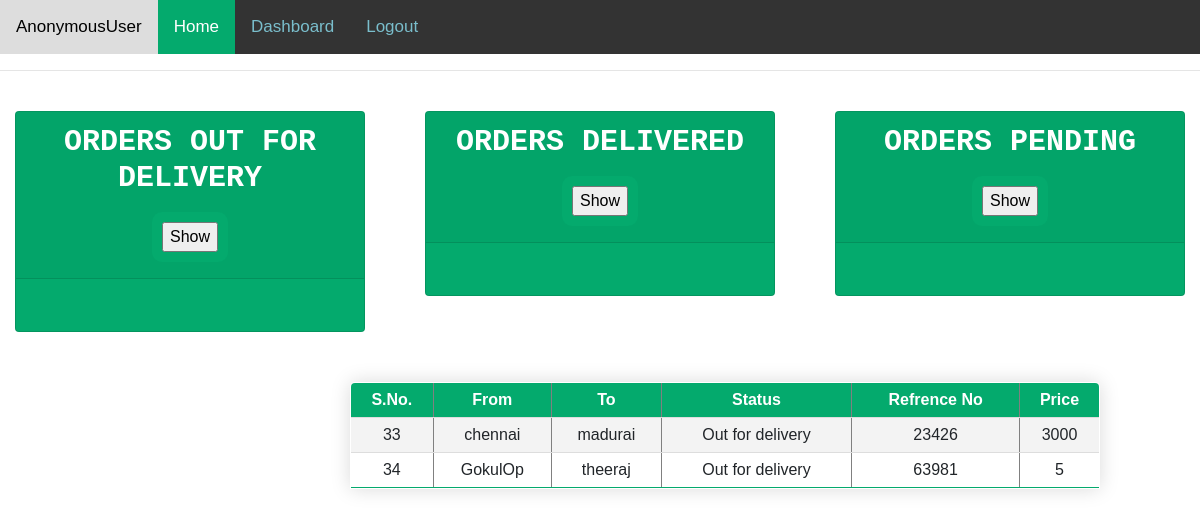
Page /home/ on the earlier database version.
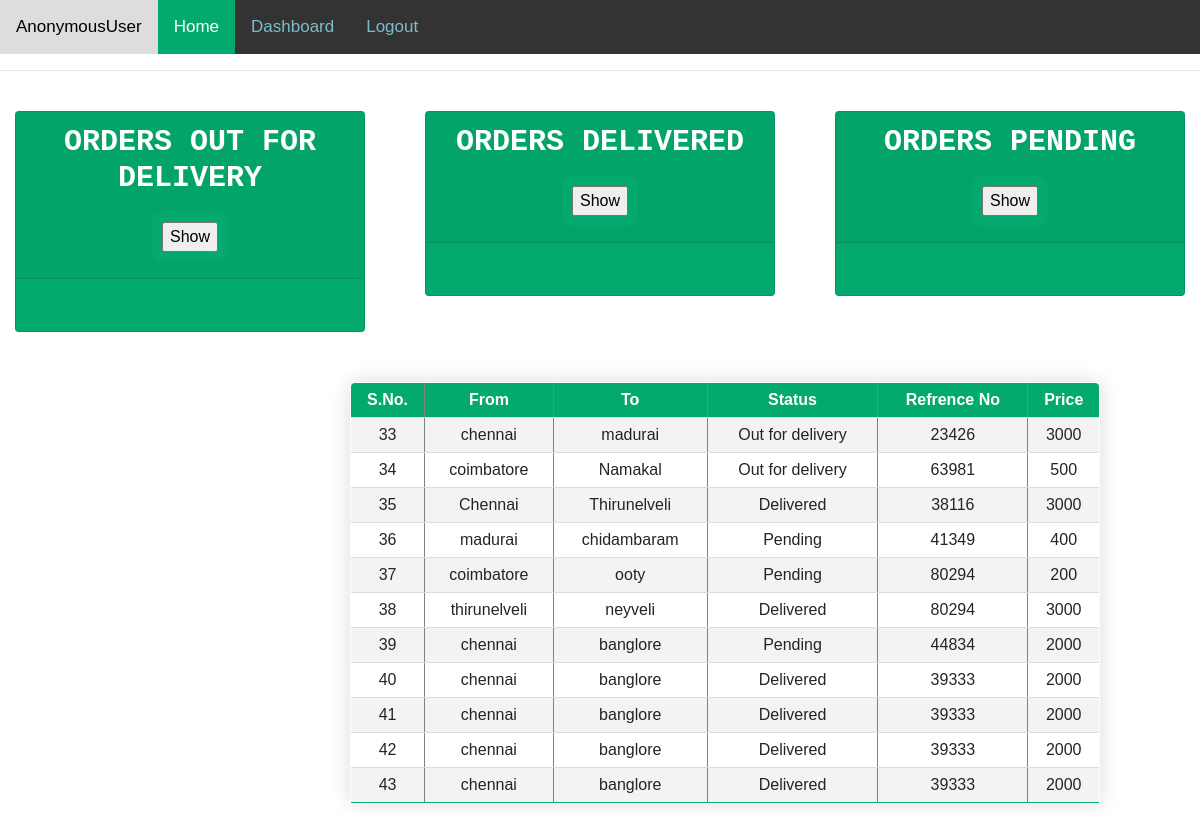
Same page on the later database version.
### base/models.py (models this page shows)
class crudst(models.Model):
    STATUS = (
			('Pending', 'Pending'),
			('Out for delivery', 'Out for delivery'),
			('Delivered', 'Delivered'),
			)
    fromdes = models.CharField(max_length = 100)
    todes = models.CharField(max_length = 100)
    status = models.CharField(max_length= 100,null=True, choices=STATUS)# Create your models here.
    sno = models.IntegerField()
    price = models.IntegerField(null=True)

### base/views.py (the view)
# urls.py: path('home/',homee),
def homee(request):
    results=crudst.objects.all()
    return render(request,"home.html",{"crudst":results})

### templates/home.html (shortened to what this page needs)
{% load static %}
<!DOCTYPE html>
<html lang="en">
<head>
    <link rel="stylesheet" href="https://stackpath.bootstrapcdn.com/bootstrap/4.3.1/css/bootstrap.min.css">
    <link rel="stylesheet" href="{% static 'nav.css' %}" >
    <link rel="stylesheet" href="{% static 'button.css' %}" >
</head>
<body>
    <div class="topnav">
        <a href="/home">{{user}}</a>
        <a class="active" href="/home">Home</a>
        <a href="{% url 'stinsert' %}">Dashboard</a>
        <a href="/">Logout</a>
      </div>
        <hr>
        <br>
    <div class="row">
        <div class="col">
            <div class="col-md">
                <div class="card text-center text-white  mb-3" style="background-color:#04AA6D;">
                    <div class="card-header">
                        <h5 class="card-title" style="color: white ; font-weight: bolder; font-family:'Courier New', Courier, monospace  ; font-size: 30px;">ORDERS OUT FOR DELIVERY</h5>
                        <form action="{% url 'totalorder' %}" class="button button4">
                            <input type="submit" value="Show" />
                        </form>
                    </div>
                    <div class="card-body">
                    </div>
                </div>
            </div>
        </div>
        <div class="col">
            <div class="col-md">
                <div class="card text-center text-white  mb-3" style="background-color:#04AA6D">
                    <div class="card-header">
                        <h5 class="card-title" style="color: WHITE ; font-weight: bolder;font-family:'Courier New', Courier, monospace  ; font-size: 30px;" >ORDERS DELIVERED</h5>
                        <form action="{% url 'orderdelivered' %}" class="button button4">
                            <input type="submit" value="Show" />
                        </form>
                    </div>
                    <div class="card-body">
                    </div>
                </div>
            </div>
        </div>
        <div class="col">
            <div class="col-md">
                <div class="card text-center text-white  mb-3" style="background-color:#04AA6D">
                    <div class="card-header">
                        <h5 class="card-title" style="color: white ; font-weight: bolder; font-family:'Courier New', Courier, monospace  ; font-size: 30px;">ORDERS PENDING</h5>
                        <form action="{% url 'pending' %}" class="button button4">
                            <input type="submit" value="Show" />
                        </form>
                    </div>
                    <div class="card-body">
                    </div>
                </div>
            </div>
        </div>
    </div>
    <br>
    <section class="secc">
            <table border="1" style="height:100px;" class="content-table">
                <tr class=" one">
                    <th>S.No.</th>
                    <th>From</th>
                    <th>To</th>
                    <th>Status</th>
                    <th>Refrence No</th>
                    <th>Price</th>
                </tr>
                    {% for displayst in crudst%}
                    <tr>
                        <td>{{displayst.id}}</td>
                        <td>{{displayst.fromdes}}</td>
                        <td>{{displayst.todes}}</td>
                        <td>{{displayst.status}}</td>
                        <td>{{displayst.sno}}</td>
                        <td>{{displayst.price}}</td>
                    </tr>
                    {% endfor %}
            </table>
        </section>
</body>
</html>

### style/nav.css (style rules this page uses)
.topnav { background-color: #333; overflow: hidden; }
.topnav a { float: left; color: #7abecc; text-align: center; padding: 14px 16px; text-decoration: none; font-size: 17px; }
.topnav a.active { background-color: #04AA6D; color: white; }
* { font-family: sans-serif; }
.content-table { border-collapse: collapse; margin: 10px 0; font-size: 1em; min-width: 750px; border-radius: 5px 5px 0 0; overflow: hidden; box-shadow: 0 0 20px rgba(0, 0, 0, 0.15); text-align: center; }
.one { background-color: #04AA6D; color: #ffffff; text-align: center; font-weight: bold; }
.content-table th, .content-table td { padding: 5px 5px; }
.content-table tbody tr { border-bottom: 1px solid #dddddd; }
.content-table tbody tr:nth-of-type(even) { background-color: #f3f3f3; }
.content-table tbody tr:last-of-type { border-bottom: 2px solid #04AA6D; }
.secc { padding-left: 350px; }

### style/button.css (style rules this page uses)
.button { background-color: #04AA6D; border: none; color: white; padding: 10px; text-align: center; text-decoration: none; display: inline-block; font-size: 16px; margin: 4px 2px; cursor: pointer; }
.button4 { border-radius: 10px; }

Differences in the rows shown:
changed crudst id 34: fromdes "GokulOp" → "coimbatore"; todes "theeraj" → "Namakal"; price "5" → "500"
added crudst: id "35", fromdes "Chennai", todes "Thirunelveli", status "Delivered", sno "38116", price "3000"
added crudst: id "36", fromdes "madurai", todes "chidambaram", status "Pending", sno "41349", price "400"
added crudst: id "37", fromdes "coimbatore", todes "ooty", status "Pending", sno "80294", price "200"
added crudst: id "38", fromdes "thirunelveli", todes "neyveli", status "Delivered", sno "80294", price "3000"
added crudst: id "39", fromdes "chennai", todes "banglore", status "Pending", sno "44834", price "2000"
added crudst: id "40", fromdes "chennai", todes "banglore", status "Delivered", sno "39333", price "2000"
added crudst: id "41", fromdes "chennai", todes "banglore", status "Delivered", sno "39333", price "2000"
added crudst: id "42", fromdes "chennai", todes "banglore", status "Delivered", sno "39333", price "2000"
added crudst: id "43", fromdes "chennai", todes "banglore", status "Delivered", sno "39333", price "2000"
